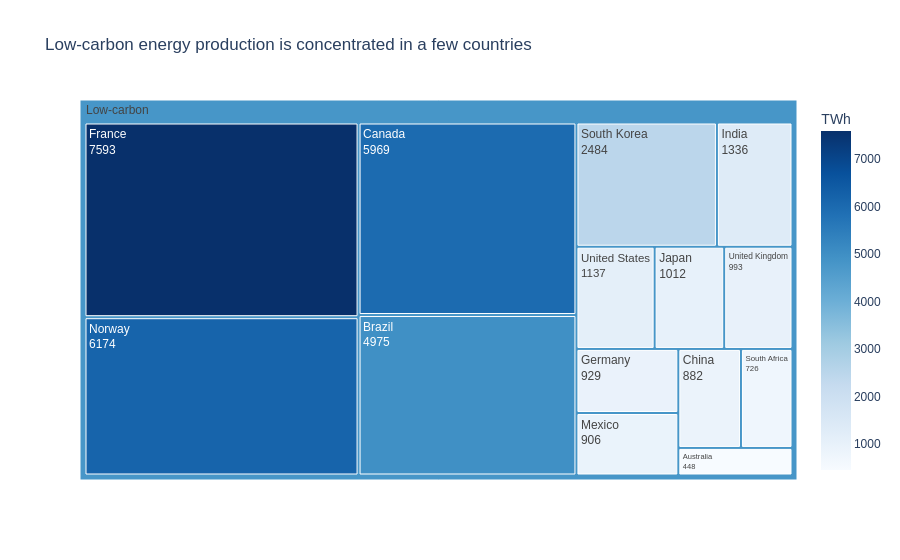
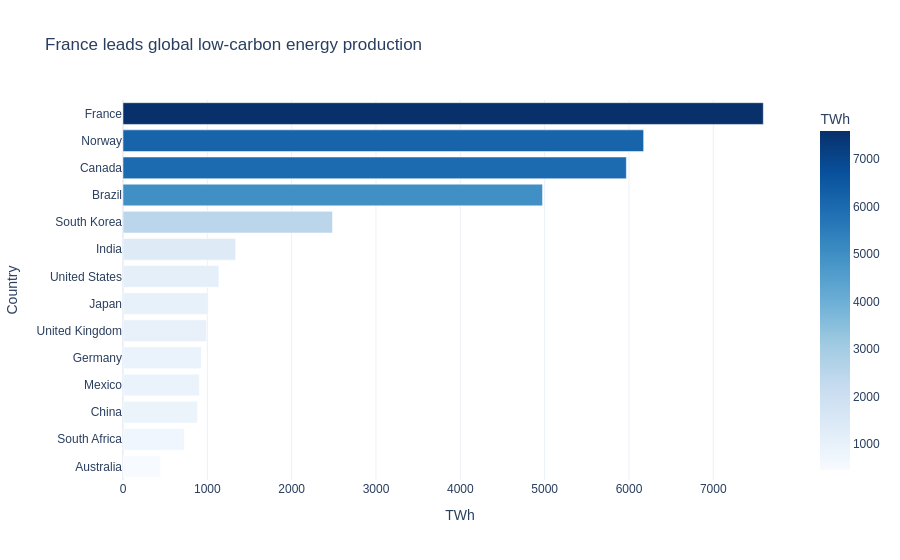

The notebook cell these images were saved under, in order:
### Markdown cell above
## Task 3 — Treemap vs bar: low-carbon energy by country

### Code cell
low_df = (
    df[df['Source_Type'] == 'Low-carbon']
    .groupby('Country')['TWh']
    .sum()
    .reset_index()
)

low_df = low_df.sort_values('TWh', ascending=False)

# Treemap

low_df['All'] = 'Low-carbon'

fig1 = px.treemap(
    low_df,
    path=['All', 'Country'],
    values='TWh',
    color='TWh',
    color_continuous_scale='Blues',
    title='Low-carbon energy production is concentrated in a few countries'
)

fig1.update_traces(textinfo='label+value')

fig1.update_layout(
    template='plotly_white',
    font_family='Arial'
)

fig1.show()
fig1.show(renderer="png")

# Bar chart

fig2 = px.bar(
    low_df.head(15),
    x='TWh',
    y='Country',
    orientation='h',
    color='TWh',
    color_continuous_scale='Blues',
    title=f"{low_df.iloc[0]['Country']} leads global low-carbon energy production"
)

fig2.update_layout(
    template='plotly_white',
    font_family='Arial',
    yaxis={'categoryorder': 'total ascending'},
    showlegend=False
)

fig2.show()
fig2.show(renderer="png")

### Figure 1 — Plotly figure (JSON) as saved in the notebook; plotly's stock layout.template omitted (floating-point values rounded to 4 significant figures)
{"data": [{"branchvalues": "total", "customdata": [[7593.0], [6174.0], [5969.0], [4975.0], [2484.0], [1336.0], [1137.0], [1012.0], [993.0], [929.0], [906.0], [882.0], [726.0], [448.0], [4797.0]], "domain": {"x": [0, 1], "y": [0, 1]}, "hovertemplate": "labels=%{label}<br>TWh_sum=%{value}<br>parent=%{parent}<br>id=%{id}<br>TWh=%{color}<extra></extra>", "ids": ["Low-carbon/France", "Low-carbon/Norway", "Low-carbon/Canada", "Low-carbon/Brazil", "Low-carbon/South Korea", "Low-carbon/India", "Low-carbon/United States", "Low-carbon/Japan", "Low-carbon/United Kingdom", "Low-carbon/Germany", "Low-carbon/Mexico", "Low-carbon/China", "Low-carbon/South Africa", "Low-carbon/Australia", "Low-carbon"], "labels": ["France", "Norway", "Canada", "Brazil", "South Korea", "India", "United States", "Japan", "United Kingdom", "Germany", "Mexico", "China", "South Africa", "Australia", "Low-carbon"], "marker": {"coloraxis": "coloraxis", "colors": [7593.0, 6174.0, 5969.0, 4975.0, 2484.0, 1336.0, 1137.0, 1012.0, 993.0, 929.0, 906.0, 882.0, 726.0, 448.0, 4797.0]}, "name": "", "parents": ["Low-carbon", "Low-carbon", "Low-carbon", "Low-carbon", "Low-carbon", "Low-carbon", "Low-carbon", "Low-carbon", "Low-carbon", "Low-carbon", "Low-carbon", "Low-carbon", "Low-carbon", "Low-carbon", ""], "textinfo": "label+value", "type": "treemap", "values": [7593.0, 6174.0, 5969.0, 4975.0, 2484.0, 1336.0, 1137.0, 1012.0, 993.0, 929.0, 906.0, 882.0, 726.0, 448.0, 35560.0]}], "layout": {"coloraxis": {"colorbar": {"title": {"text": "TWh"}}, "colorscale": [[0, "rgb(247,251,255)"], [0.125, "rgb(222,235,247)"], [0.25, "rgb(198,219,239)"], [0.375, "rgb(158,202,225)"], [0.5, "rgb(107,174,214)"], [0.625, "rgb(66,146,198)"], [0.75, "rgb(33,113,181)"], [0.875, "rgb(8,81,156)"], [1, "rgb(8,48,107)"]]}, "font": {"family": "Arial"}, "legend": {"tracegroupgap": 0}, "title": {"text": "Low-carbon energy production is concentrated in a few countries"}}}

### Figure 2 — Plotly figure (JSON) as saved in the notebook; plotly's stock layout.template omitted (floating-point values rounded to 4 significant figures)
{"data": [{"hovertemplate": "TWh=%{marker.color}<br>Country=%{y}<extra></extra>", "legendgroup": "", "marker": {"color": [7593.0, 6174.0, 5969.0, 4975.0, 2484.0, 1336.0, 1137.0, 1012.0, 993.0, 929.0, 906.0, 882.0, 726.0, 448.0], "coloraxis": "coloraxis", "pattern": {"shape": ""}}, "name": "", "orientation": "h", "showlegend": false, "textposition": "auto", "type": "bar", "x": [7593.0, 6174.0, 5969.0, 4975.0, 2484.0, 1336.0, 1137.0, 1012.0, 993.0, 929.0, 906.0, 882.0, 726.0, 448.0], "xaxis": "x", "y": ["France", "Norway", "Canada", "Brazil", "South Korea", "India", "United States", "Japan", "United Kingdom", "Germany", "Mexico", "China", "South Africa", "Australia"], "yaxis": "y"}], "layout": {"barmode": "relative", "coloraxis": {"colorbar": {"title": {"text": "TWh"}}, "colorscale": [[0, "rgb(247,251,255)"], [0.125, "rgb(222,235,247)"], [0.25, "rgb(198,219,239)"], [0.375, "rgb(158,202,225)"], [0.5, "rgb(107,174,214)"], [0.625, "rgb(66,146,198)"], [0.75, "rgb(33,113,181)"], [0.875, "rgb(8,81,156)"], [1, "rgb(8,48,107)"]]}, "font": {"family": "Arial"}, "legend": {"tracegroupgap": 0}, "showlegend": false, "title": {"text": "France leads global low-carbon energy production"}, "xaxis": {"anchor": "y", "domain": [0, 1], "title": {"text": "TWh"}}, "yaxis": {"anchor": "x", "categoryorder": "total ascending", "domain": [0, 1], "title": {"text": "Country"}}}}
